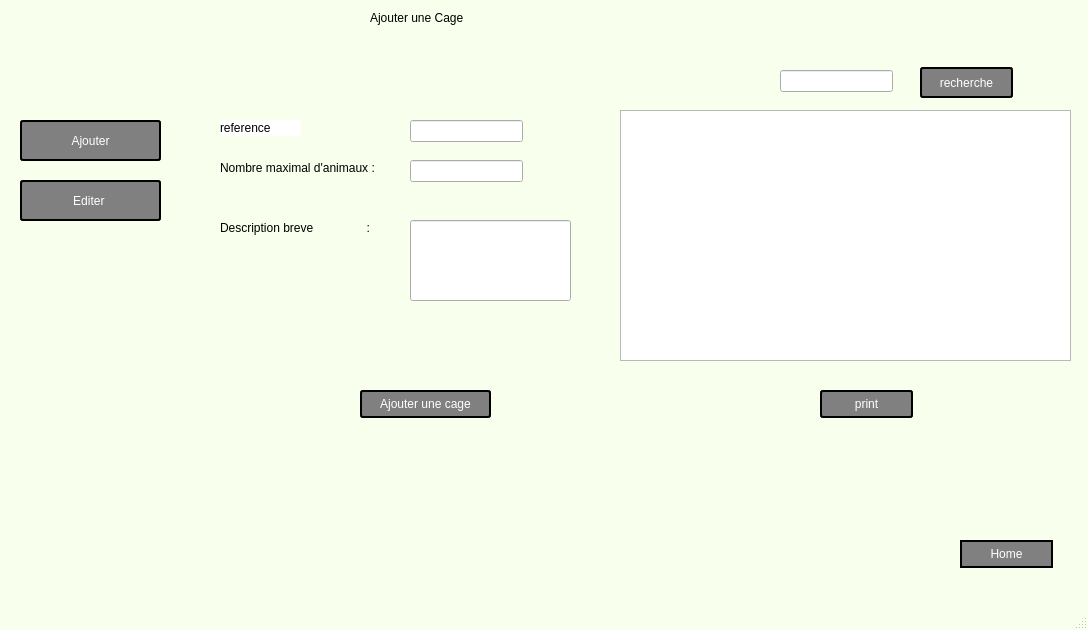
<?xml version="1.0" encoding="UTF-8"?>
<ui version="4.0">
 <class>MainWindow</class>
 <widget class="QMainWindow" name="MainWindow">
  <property name="geometry">
   <rect>
    <x>0</x>
    <y>0</y>
    <width>1088</width>
    <height>630</height>
   </rect>
  </property>
  <property name="windowTitle">
   <string>MainWindow</string>
  </property>
  <property name="styleSheet">
   <string notr="true">QMainWindow#MainWindow{
	background-color: rgba(170, 255, 32, 10);
}</string>
  </property>
  <widget class="QWidget" name="centralwidget">
   <property name="styleSheet">
    <string notr="true"/>
   </property>
   <widget class="QStackedWidget" name="stackedWidget">
    <property name="enabled">
     <bool>true</bool>
    </property>
    <property name="geometry">
     <rect>
      <x>10</x>
      <y>0</y>
      <width>1061</width>
      <height>581</height>
     </rect>
    </property>
    <property name="autoFillBackground">
     <bool>false</bool>
    </property>
    <property name="styleSheet">
     <string notr="true"/>
    </property>
    <property name="currentIndex">
     <number>1</number>
    </property>
    <widget class="QWidget" name="home">
     <property name="toolTipDuration">
      <number>-2</number>
     </property>
     <property name="styleSheet">
      <string notr="true">QWidget#home{
	background-image: url(:/petshop.jpg);
}</string>
     </property>
     <widget class="QPushButton" name="Ajouterunecagebtn">
      <property name="geometry">
       <rect>
        <x>150</x>
        <y>300</y>
        <width>221</width>
        <height>71</height>
       </rect>
      </property>
      <property name="styleSheet">
       <string notr="true">color: white;
font-size: 24px;
background-color: grey;
border-radius: 15px;
border: 2px solid black;</string>
      </property>
      <property name="text">
       <string>Ajouter une cage</string>
      </property>
     </widget>
     <widget class="QPushButton" name="ajouteranimalbtn">
      <property name="geometry">
       <rect>
        <x>660</x>
        <y>300</y>
        <width>221</width>
        <height>71</height>
       </rect>
      </property>
      <property name="styleSheet">
       <string notr="true">color: white;
font-size: 24px;
background-color: grey;
border-radius: 15px;
border: 2px solid black;</string>
      </property>
      <property name="text">
       <string>Ajouter un animal</string>
      </property>
     </widget>
     <widget class="QLabel" name="label_19">
      <property name="geometry">
       <rect>
        <x>90</x>
        <y>20</y>
        <width>931</width>
        <height>91</height>
       </rect>
      </property>
      <property name="styleSheet">
       <string notr="true">color: grey;
font-size: 72px;
font-weight: bold;</string>
      </property>
      <property name="text">
       <string>WELCOME TO THE ZOO</string>
      </property>
     </widget>
    </widget>
    <widget class="QWidget" name="Ajouterunecage">
     <property name="styleSheet">
      <string notr="true">QWidget#Ajouterunecage{
	background-image: url(:/petshop.jpg);
}</string>
     </property>
     <widget class="QLabel" name="label">
      <property name="geometry">
       <rect>
        <x>360</x>
        <y>10</y>
        <width>201</width>
        <height>16</height>
       </rect>
      </property>
      <property name="text">
       <string>Ajouter une Cage</string>
      </property>
     </widget>
     <widget class="QLabel" name="label_2">
      <property name="geometry">
       <rect>
        <x>210</x>
        <y>160</y>
        <width>181</width>
        <height>16</height>
       </rect>
      </property>
      <property name="text">
       <string>Nombre maximal d'animaux :</string>
      </property>
     </widget>
     <widget class="QLabel" name="label_3">
      <property name="geometry">
       <rect>
        <x>210</x>
        <y>220</y>
        <width>171</width>
        <height>16</height>
       </rect>
      </property>
      <property name="text">
       <string>Description breve                :</string>
      </property>
     </widget>
     <widget class="QLineEdit" name="nbr_max_cage">
      <property name="geometry">
       <rect>
        <x>400</x>
        <y>160</y>
        <width>113</width>
        <height>22</height>
       </rect>
      </property>
     </widget>
     <widget class="QPushButton" name="ajouter_cage">
      <property name="geometry">
       <rect>
        <x>350</x>
        <y>390</y>
        <width>131</width>
        <height>28</height>
       </rect>
      </property>
      <property name="styleSheet">
       <string notr="true">color: white;
font-size: 12px;
background-color: grey;
border-radius: 3px;
border: 2px solid black;</string>
      </property>
      <property name="text">
       <string>Ajouter une cage</string>
      </property>
     </widget>
     <widget class="QLineEdit" name="desc_cage">
      <property name="geometry">
       <rect>
        <x>400</x>
        <y>220</y>
        <width>161</width>
        <height>81</height>
       </rect>
      </property>
     </widget>
     <widget class="QLineEdit" name="id_cage">
      <property name="geometry">
       <rect>
        <x>400</x>
        <y>120</y>
        <width>113</width>
        <height>22</height>
       </rect>
      </property>
     </widget>
     <widget class="QLabel" name="label_4">
      <property name="geometry">
       <rect>
        <x>210</x>
        <y>120</y>
        <width>81</width>
        <height>16</height>
       </rect>
      </property>
      <property name="styleSheet">
       <string notr="true">background-color: white;
</string>
      </property>
      <property name="text">
       <string>reference </string>
      </property>
     </widget>
     <widget class="QTableView" name="afficher_cages">
      <property name="geometry">
       <rect>
        <x>610</x>
        <y>110</y>
        <width>451</width>
        <height>251</height>
       </rect>
      </property>
     </widget>
     <widget class="QPushButton" name="pushButton">
      <property name="geometry">
       <rect>
        <x>10</x>
        <y>120</y>
        <width>141</width>
        <height>41</height>
       </rect>
      </property>
      <property name="styleSheet">
       <string notr="true">color: white;
font-size: 12px;
background-color: grey;
border-radius: 3px;
border: 2px solid black;</string>
      </property>
      <property name="text">
       <string>Ajouter</string>
      </property>
     </widget>
     <widget class="QPushButton" name="pushButton_3">
      <property name="geometry">
       <rect>
        <x>10</x>
        <y>180</y>
        <width>141</width>
        <height>41</height>
       </rect>
      </property>
      <property name="styleSheet">
       <string notr="true">color: white;
font-size: 12px;
background-color: grey;
border-radius: 3px;
border: 2px solid black;</string>
      </property>
      <property name="text">
       <string>Editer </string>
      </property>
     </widget>
     <widget class="QLineEdit" name="recherchecage">
      <property name="geometry">
       <rect>
        <x>770</x>
        <y>70</y>
        <width>113</width>
        <height>22</height>
       </rect>
      </property>
     </widget>
     <widget class="QPushButton" name="recherche_btn">
      <property name="geometry">
       <rect>
        <x>910</x>
        <y>67</y>
        <width>93</width>
        <height>31</height>
       </rect>
      </property>
      <property name="styleSheet">
       <string notr="true">color: white;
font-size: 12px;
background-color: grey;
border-radius: 3px;
border: 2px solid black;</string>
      </property>
      <property name="text">
       <string>recherche</string>
      </property>
     </widget>
     <widget class="QPushButton" name="print">
      <property name="geometry">
       <rect>
        <x>810</x>
        <y>390</y>
        <width>93</width>
        <height>28</height>
       </rect>
      </property>
      <property name="styleSheet">
       <string notr="true">color: white;
font-size: 12px;
background-color: grey;
border-radius: 3px;
border: 2px solid black;</string>
      </property>
      <property name="text">
       <string>print</string>
      </property>
     </widget>
    </widget>
    <widget class="QWidget" name="Supprimercage">
     <property name="styleSheet">
      <string notr="true">QWidget#Supprimercage{
	background-image: url(:/petshop.jpg);
}</string>
     </property>
     <widget class="QComboBox" name="delid">
      <property name="geometry">
       <rect>
        <x>480</x>
        <y>120</y>
        <width>131</width>
        <height>22</height>
       </rect>
      </property>
     </widget>
     <widget class="QPushButton" name="supprimercage">
      <property name="geometry">
       <rect>
        <x>420</x>
        <y>330</y>
        <width>161</width>
        <height>41</height>
       </rect>
      </property>
      <property name="styleSheet">
       <string notr="true">color: white;
font-size: 12px;
background-color: grey;
border-radius: 3px;
border: 2px solid black;</string>
      </property>
      <property name="text">
       <string>supprimer</string>
      </property>
     </widget>
     <widget class="QLineEdit" name="deldesc">
      <property name="geometry">
       <rect>
        <x>480</x>
        <y>240</y>
        <width>161</width>
        <height>51</height>
       </rect>
      </property>
     </widget>
     <widget class="QLineEdit" name="delnbr_animaux">
      <property name="geometry">
       <rect>
        <x>480</x>
        <y>190</y>
        <width>131</width>
        <height>22</height>
       </rect>
      </property>
     </widget>
     <widget class="QLabel" name="label_5">
      <property name="geometry">
       <rect>
        <x>340</x>
        <y>130</y>
        <width>55</width>
        <height>16</height>
       </rect>
      </property>
      <property name="text">
       <string>Id</string>
      </property>
     </widget>
     <widget class="QLabel" name="label_6">
      <property name="geometry">
       <rect>
        <x>250</x>
        <y>250</y>
        <width>161</width>
        <height>20</height>
       </rect>
      </property>
      <property name="text">
       <string>Description</string>
      </property>
     </widget>
     <widget class="QLabel" name="label_7">
      <property name="geometry">
       <rect>
        <x>254</x>
        <y>190</y>
        <width>161</width>
        <height>20</height>
       </rect>
      </property>
      <property name="text">
       <string>nombre d'animaux par cage</string>
      </property>
     </widget>
     <widget class="QPushButton" name="pushButton_2">
      <property name="geometry">
       <rect>
        <x>20</x>
        <y>160</y>
        <width>141</width>
        <height>41</height>
       </rect>
      </property>
      <property name="styleSheet">
       <string notr="true">color: white;
font-size: 12px;
background-color: grey;
border-radius: 3px;
border: 2px solid black;</string>
      </property>
      <property name="text">
       <string>Ajouter</string>
      </property>
     </widget>
     <widget class="QPushButton" name="pushButton_5">
      <property name="geometry">
       <rect>
        <x>20</x>
        <y>220</y>
        <width>141</width>
        <height>41</height>
       </rect>
      </property>
      <property name="styleSheet">
       <string notr="true">color: white;
font-size: 12px;
background-color: grey;
border-radius: 3px;
border: 2px solid black;</string>
      </property>
      <property name="text">
       <string>Editer </string>
      </property>
     </widget>
     <widget class="QPushButton" name="modifiercage">
      <property name="geometry">
       <rect>
        <x>640</x>
        <y>330</y>
        <width>161</width>
        <height>41</height>
       </rect>
      </property>
      <property name="styleSheet">
       <string notr="true">color: white;
font-size: 12px;
background-color: grey;
border-radius: 3px;
border: 2px solid black;</string>
      </property>
      <property name="text">
       <string>modifier</string>
      </property>
     </widget>
    </widget>
    <widget class="QWidget" name="ajouteranimal">
     <property name="styleSheet">
      <string notr="true">QWidget#ajouteranimal{
	background-image: url(:/petshop.jpg);
}</string>
     </property>
     <widget class="QLineEdit" name="refanimal">
      <property name="geometry">
       <rect>
        <x>370</x>
        <y>100</y>
        <width>113</width>
        <height>22</height>
       </rect>
      </property>
     </widget>
     <widget class="QPushButton" name="pushButton_4">
      <property name="geometry">
       <rect>
        <x>60</x>
        <y>120</y>
        <width>121</width>
        <height>41</height>
       </rect>
      </property>
      <property name="styleSheet">
       <string notr="true">color: white;
font-size: 12px;
background-color: grey;
border-radius: 3px;
border: 2px solid black;</string>
      </property>
      <property name="text">
       <string>Ajouter un animal</string>
      </property>
     </widget>
     <widget class="QPushButton" name="pushButton_6">
      <property name="geometry">
       <rect>
        <x>60</x>
        <y>200</y>
        <width>121</width>
        <height>41</height>
       </rect>
      </property>
      <property name="styleSheet">
       <string notr="true">color: white;
font-size: 12px;
background-color: grey;
border-radius: 3px;
border: 2px solid black;</string>
      </property>
      <property name="text">
       <string>Modifier un Animal</string>
      </property>
     </widget>
     <widget class="QTableView" name="listedesanimaux">
      <property name="geometry">
       <rect>
        <x>600</x>
        <y>70</y>
        <width>451</width>
        <height>271</height>
       </rect>
      </property>
     </widget>
     <widget class="QLineEdit" name="race">
      <property name="geometry">
       <rect>
        <x>370</x>
        <y>150</y>
        <width>113</width>
        <height>22</height>
       </rect>
      </property>
     </widget>
     <widget class="QLineEdit" name="nom">
      <property name="geometry">
       <rect>
        <x>370</x>
        <y>200</y>
        <width>113</width>
        <height>22</height>
       </rect>
      </property>
     </widget>
     <widget class="QComboBox" name="sexe">
      <property name="geometry">
       <rect>
        <x>370</x>
        <y>250</y>
        <width>111</width>
        <height>22</height>
       </rect>
      </property>
      <item>
       <property name="text">
        <string>Male</string>
       </property>
      </item>
      <item>
       <property name="text">
        <string>Femelle</string>
       </property>
      </item>
     </widget>
     <widget class="QComboBox" name="id_cageA">
      <property name="geometry">
       <rect>
        <x>370</x>
        <y>310</y>
        <width>111</width>
        <height>22</height>
       </rect>
      </property>
     </widget>
     <widget class="QLabel" name="label_8">
      <property name="geometry">
       <rect>
        <x>260</x>
        <y>100</y>
        <width>71</width>
        <height>16</height>
       </rect>
      </property>
      <property name="text">
       <string>Reference</string>
      </property>
     </widget>
     <widget class="QLabel" name="label_9">
      <property name="geometry">
       <rect>
        <x>260</x>
        <y>150</y>
        <width>55</width>
        <height>16</height>
       </rect>
      </property>
      <property name="text">
       <string>Race</string>
      </property>
     </widget>
     <widget class="QLabel" name="label_10">
      <property name="geometry">
       <rect>
        <x>260</x>
        <y>200</y>
        <width>55</width>
        <height>16</height>
       </rect>
      </property>
      <property name="text">
       <string>Nom</string>
      </property>
     </widget>
     <widget class="QLabel" name="label_11">
      <property name="geometry">
       <rect>
        <x>260</x>
        <y>250</y>
        <width>55</width>
        <height>16</height>
       </rect>
      </property>
      <property name="text">
       <string>Sexe</string>
      </property>
     </widget>
     <widget class="QLabel" name="label_12">
      <property name="geometry">
       <rect>
        <x>260</x>
        <y>310</y>
        <width>71</width>
        <height>16</height>
       </rect>
      </property>
      <property name="text">
       <string>Id du cage</string>
      </property>
     </widget>
     <widget class="QPushButton" name="pushButton_7">
      <property name="geometry">
       <rect>
        <x>430</x>
        <y>420</y>
        <width>131</width>
        <height>28</height>
       </rect>
      </property>
      <property name="styleSheet">
       <string notr="true">color: white;
font-size: 12px;
background-color: grey;
border-radius: 3px;
border: 2px solid black;</string>
      </property>
      <property name="text">
       <string>Ajouter un animal</string>
      </property>
     </widget>
     <widget class="QPushButton" name="tri_desc_3">
      <property name="geometry">
       <rect>
        <x>900</x>
        <y>40</y>
        <width>31</width>
        <height>21</height>
       </rect>
      </property>
      <property name="autoFillBackground">
       <bool>false</bool>
      </property>
      <property name="styleSheet">
       <string notr="true">color: white;
font-size: 12px;
background-color: grey;
border-radius: 3px;
border: 2px solid black;</string>
      </property>
      <property name="text">
       <string>race</string>
      </property>
     </widget>
     <widget class="QPushButton" name="tri_desc_2">
      <property name="geometry">
       <rect>
        <x>950</x>
        <y>40</y>
        <width>41</width>
        <height>21</height>
       </rect>
      </property>
      <property name="autoFillBackground">
       <bool>false</bool>
      </property>
      <property name="styleSheet">
       <string notr="true">color: white;
font-size: 12px;
background-color: grey;
border-radius: 3px;
border: 2px solid black;</string>
      </property>
      <property name="text">
       <string>sexe</string>
      </property>
     </widget>
     <widget class="QPushButton" name="tri_desc">
      <property name="geometry">
       <rect>
        <x>1010</x>
        <y>40</y>
        <width>31</width>
        <height>21</height>
       </rect>
      </property>
      <property name="autoFillBackground">
       <bool>false</bool>
      </property>
      <property name="styleSheet">
       <string notr="true">color: white;
font-size: 12px;
background-color: grey;
border-radius: 3px;
border: 2px solid black;</string>
      </property>
      <property name="text">
       <string>nom</string>
      </property>
     </widget>
     <widget class="QLabel" name="label_18">
      <property name="geometry">
       <rect>
        <x>680</x>
        <y>40</y>
        <width>55</width>
        <height>16</height>
       </rect>
      </property>
      <property name="text">
       <string>Tri</string>
      </property>
     </widget>
     <widget class="QPushButton" name="pushButton_10">
      <property name="geometry">
       <rect>
        <x>60</x>
        <y>270</y>
        <width>121</width>
        <height>51</height>
       </rect>
      </property>
      <property name="styleSheet">
       <string notr="true">color: white;
font-size: 12px;
background-color: grey;
border-radius: 3px;
border: 2px solid black;</string>
      </property>
      <property name="text">
       <string>Statistique</string>
      </property>
     </widget>
    </widget>
    <widget class="QWidget" name="Editeranimal">
     <property name="styleSheet">
      <string notr="true">QWidget#Editeranimal
{
	background-image: url(:/petshop.jpg);
}</string>
     </property>
     <widget class="QPushButton" name="pushButton_8">
      <property name="geometry">
       <rect>
        <x>80</x>
        <y>140</y>
        <width>121</width>
        <height>41</height>
       </rect>
      </property>
      <property name="styleSheet">
       <string notr="true">color: white;
font-size: 12px;
background-color: grey;
border-radius: 3px;
border: 2px solid black;</string>
      </property>
      <property name="text">
       <string>Ajouter un animal</string>
      </property>
     </widget>
     <widget class="QPushButton" name="pushButton_9">
      <property name="geometry">
       <rect>
        <x>80</x>
        <y>220</y>
        <width>121</width>
        <height>41</height>
       </rect>
      </property>
      <property name="styleSheet">
       <string notr="true">color: white;
font-size: 12px;
background-color: grey;
border-radius: 3px;
border: 2px solid black;</string>
      </property>
      <property name="text">
       <string>Modifier un Animal</string>
      </property>
     </widget>
     <widget class="QLineEdit" name="delRace">
      <property name="geometry">
       <rect>
        <x>480</x>
        <y>130</y>
        <width>113</width>
        <height>22</height>
       </rect>
      </property>
     </widget>
     <widget class="QComboBox" name="delAnim">
      <property name="geometry">
       <rect>
        <x>480</x>
        <y>80</y>
        <width>111</width>
        <height>22</height>
       </rect>
      </property>
     </widget>
     <widget class="QLineEdit" name="delnom">
      <property name="geometry">
       <rect>
        <x>480</x>
        <y>180</y>
        <width>113</width>
        <height>22</height>
       </rect>
      </property>
     </widget>
     <widget class="QComboBox" name="delsex">
      <property name="geometry">
       <rect>
        <x>480</x>
        <y>240</y>
        <width>111</width>
        <height>22</height>
       </rect>
      </property>
      <item>
       <property name="text">
        <string>Male</string>
       </property>
      </item>
      <item>
       <property name="text">
        <string>Femelle</string>
       </property>
      </item>
     </widget>
     <widget class="QComboBox" name="delId_cageA">
      <property name="geometry">
       <rect>
        <x>480</x>
        <y>300</y>
        <width>111</width>
        <height>22</height>
       </rect>
      </property>
     </widget>
     <widget class="QPushButton" name="ModifierAnimal">
      <property name="geometry">
       <rect>
        <x>410</x>
        <y>380</y>
        <width>101</width>
        <height>41</height>
       </rect>
      </property>
      <property name="styleSheet">
       <string notr="true">color: white;
font-size: 12px;
background-color: grey;
border-radius: 3px;
border: 2px solid black;</string>
      </property>
      <property name="text">
       <string>Modifier</string>
      </property>
     </widget>
     <widget class="QPushButton" name="DelAnimal">
      <property name="geometry">
       <rect>
        <x>580</x>
        <y>380</y>
        <width>101</width>
        <height>41</height>
       </rect>
      </property>
      <property name="styleSheet">
       <string notr="true">color: white;
font-size: 12px;
background-color: grey;
border-radius: 3px;
border: 2px solid black;</string>
      </property>
      <property name="text">
       <string>supprimer</string>
      </property>
     </widget>
     <widget class="QLabel" name="label_13">
      <property name="geometry">
       <rect>
        <x>350</x>
        <y>80</y>
        <width>71</width>
        <height>16</height>
       </rect>
      </property>
      <property name="text">
       <string>reference</string>
      </property>
     </widget>
     <widget class="QLabel" name="label_14">
      <property name="geometry">
       <rect>
        <x>350</x>
        <y>130</y>
        <width>55</width>
        <height>16</height>
       </rect>
      </property>
      <property name="text">
       <string>Race</string>
      </property>
     </widget>
     <widget class="QLabel" name="label_15">
      <property name="geometry">
       <rect>
        <x>350</x>
        <y>180</y>
        <width>55</width>
        <height>16</height>
       </rect>
      </property>
      <property name="text">
       <string>Nom</string>
      </property>
     </widget>
     <widget class="QLabel" name="label_16">
      <property name="geometry">
       <rect>
        <x>350</x>
        <y>240</y>
        <width>55</width>
        <height>16</height>
       </rect>
      </property>
      <property name="text">
       <string>Sexe</string>
      </property>
     </widget>
     <widget class="QLabel" name="label_17">
      <property name="geometry">
       <rect>
        <x>350</x>
        <y>300</y>
        <width>55</width>
        <height>16</height>
       </rect>
      </property>
      <property name="text">
       <string>Id cage</string>
      </property>
     </widget>
    </widget>
    <widget class="QWidget" name="Statanimaux">
     <property name="styleSheet">
      <string notr="true">QWidget#Statanimaux{
	background-image: url(:/petshop.jpg);
}</string>
     </property>
     <widget class="QCustomPlot" name="customPlot" native="true">
      <property name="geometry">
       <rect>
        <x>260</x>
        <y>60</y>
        <width>591</width>
        <height>351</height>
       </rect>
      </property>
     </widget>
    </widget>
   </widget>
   <widget class="QPushButton" name="homebtn">
    <property name="geometry">
     <rect>
      <x>960</x>
      <y>540</y>
      <width>93</width>
      <height>28</height>
     </rect>
    </property>
    <property name="styleSheet">
     <string notr="true">color: white;
font-size: 12px;
background-color: grey;
border-radius: 15px;
border: 2px solid black;</string>
    </property>
    <property name="text">
     <string>Home</string>
    </property>
   </widget>
  </widget>
  <widget class="QMenuBar" name="menubar">
   <property name="geometry">
    <rect>
     <x>0</x>
     <y>0</y>
     <width>1088</width>
     <height>26</height>
    </rect>
   </property>
  </widget>
  <widget class="QStatusBar" name="statusbar"/>
 </widget>
 <customwidgets>
  <customwidget>
   <class>QCustomPlot</class>
   <extends>QWidget</extends>
   <header>qcustomplot.h</header>
   <container>1</container>
  </customwidget>
 </customwidgets>
 <resources/>
 <connections/>
</ui>
